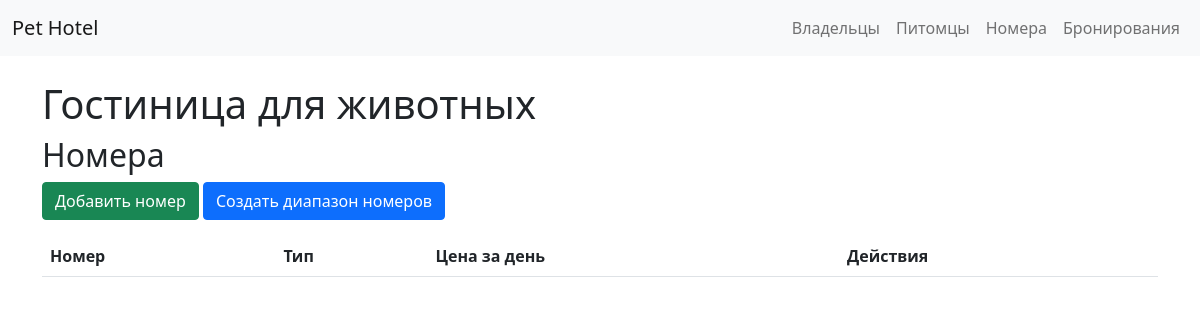
Before: /hotel/rooms/ with the older database file.
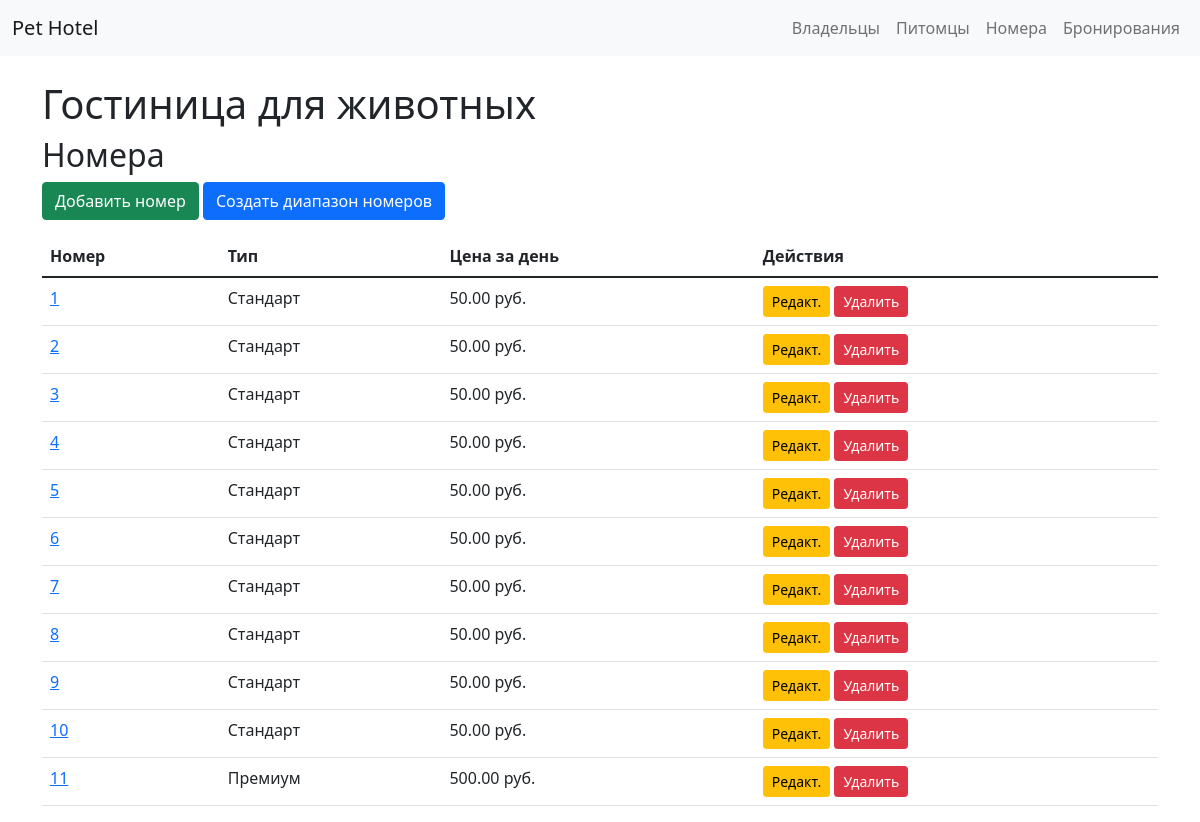
After: the same page with the newer database file.
### hotel/models.py (models this page shows, shortened)
class Room(models.Model):
    room_number = models.CharField(max_length=10, unique=True)
    type = models.CharField(max_length=100)  # "Стандарт", "Люкс"
    price_per_day = models.DecimalField(max_digits=8, decimal_places=2)

### hotel/views.py (the view)
# urls.py: path('rooms/', views.room_list, name='room_list'),
def room_list(request):
    rooms = Room.objects.all()
    return render(request, 'hotel/room_list.html', {'rooms': rooms})

### hotel/templates/hotel/room_list.html
{% extends 'hotel/base.html' %}
{% block content %}
<h2>Номера</h2>
<div class="mb-3">
    <a href="{% url 'room_create' %}" class="btn btn-success">Добавить номер</a>
    <a href="{% url 'room_create_range' %}" class="btn btn-primary">Создать диапазон номеров</a>
</div>
<table class="table">
    <thead>
        <tr>
            <th>Номер</th>
            <th>Тип</th>
            <th>Цена за день</th>
            <th>Действия</th>
        </tr>
    </thead>
    <tbody>
        {% for room in rooms %}
        <tr>
            <td><a href="{% url 'room_detail' room.id %}">{{ room.room_number }}</a></td>
            <td>{{ room.type }}</td>
            <td>{{ room.price_per_day }} руб.</td>
            <td>
                <a href="{% url 'room_edit' room.id %}" class="btn btn-sm btn-warning">Редакт.</a>
                <a href="{% url 'room_delete' room.id %}" class="btn btn-sm btn-danger">Удалить</a>
            </td>
        </tr>
        {% endfor %}
    </tbody>
</table>
{% endblock %}

Changed rows visible on the page:
added Room: room_number "1", type "Стандарт", price_per_day "50.00"
added Room: room_number "2", type "Стандарт", price_per_day "50.00"
added Room: room_number "3", type "Стандарт", price_per_day "50.00"
added Room: room_number "4", type "Стандарт", price_per_day "50.00"
added Room: room_number "5", type "Стандарт", price_per_day "50.00"
added Room: room_number "6", type "Стандарт", price_per_day "50.00"
added Room: room_number "7", type "Стандарт", price_per_day "50.00"
added Room: room_number "8", type "Стандарт", price_per_day "50.00"
added Room: room_number "9", type "Стандарт", price_per_day "50.00"
added Room: room_number "10", type "Стандарт", price_per_day "50.00"
added Room: room_number "11", type "Премиум", price_per_day "500.00"
